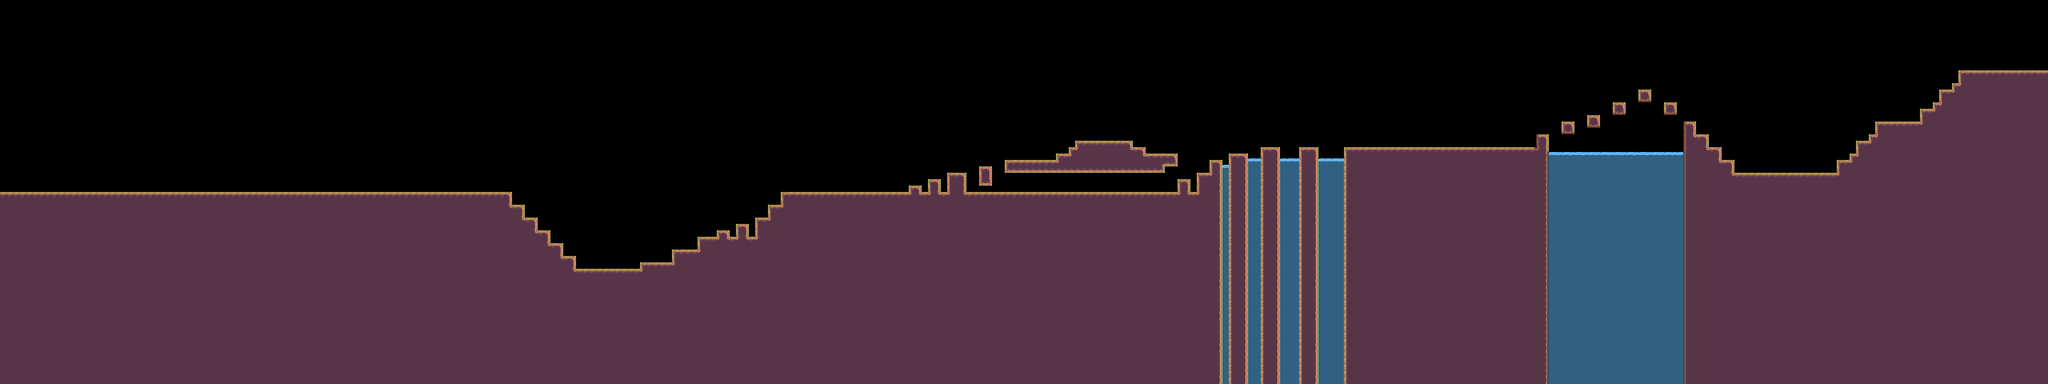

Tiled map render using the project's own tile images. Description and the map definition, with tile-layer contents summarised, below:
An orthogonal 320x60 tile map with 16x16 px tiles, 4 tile layers (prototype, terrain, shadow, Agua), 4 tilesets.

<map version="1.10" tiledversion="1.11.2" orientation="orthogonal" renderorder="right-down" width="320" height="60" tilewidth="16" tileheight="16" infinite="0" nextlayerid="7" nextobjectid="1">
 <tileset firstgid="1" source="cafundo.tsx" />
 <tileset firstgid="576" source="Tileset/taipa-house-solar.tsx" />
 <tileset firstgid="684" source="Tileset/tile_jungle_water.tsx" />
 <tileset firstgid="764" source="Tileset/water_test.tsx" />
 <layer id="1" name="prototype" width="320" height="60">
  <data>[19200 cells, 19200 non-empty, 2 distinct tile ids]</data>
 </layer>
 <layer id="4" name="terrain" width="320" height="60">
  <data>[19200 cells, 9356 non-empty, 12 distinct tile ids]</data>
 </layer>
 <layer id="6" name="shadow" width="320" height="60">
  <data>[19200 cells, 82 non-empty, 5 distinct tile ids]</data>
 </layer>
 <layer id="5" name="Agua" width="320" height="60">
  <data>[19200 cells, 1220 non-empty, 11 distinct tile ids]</data>
 </layer>
</map>
